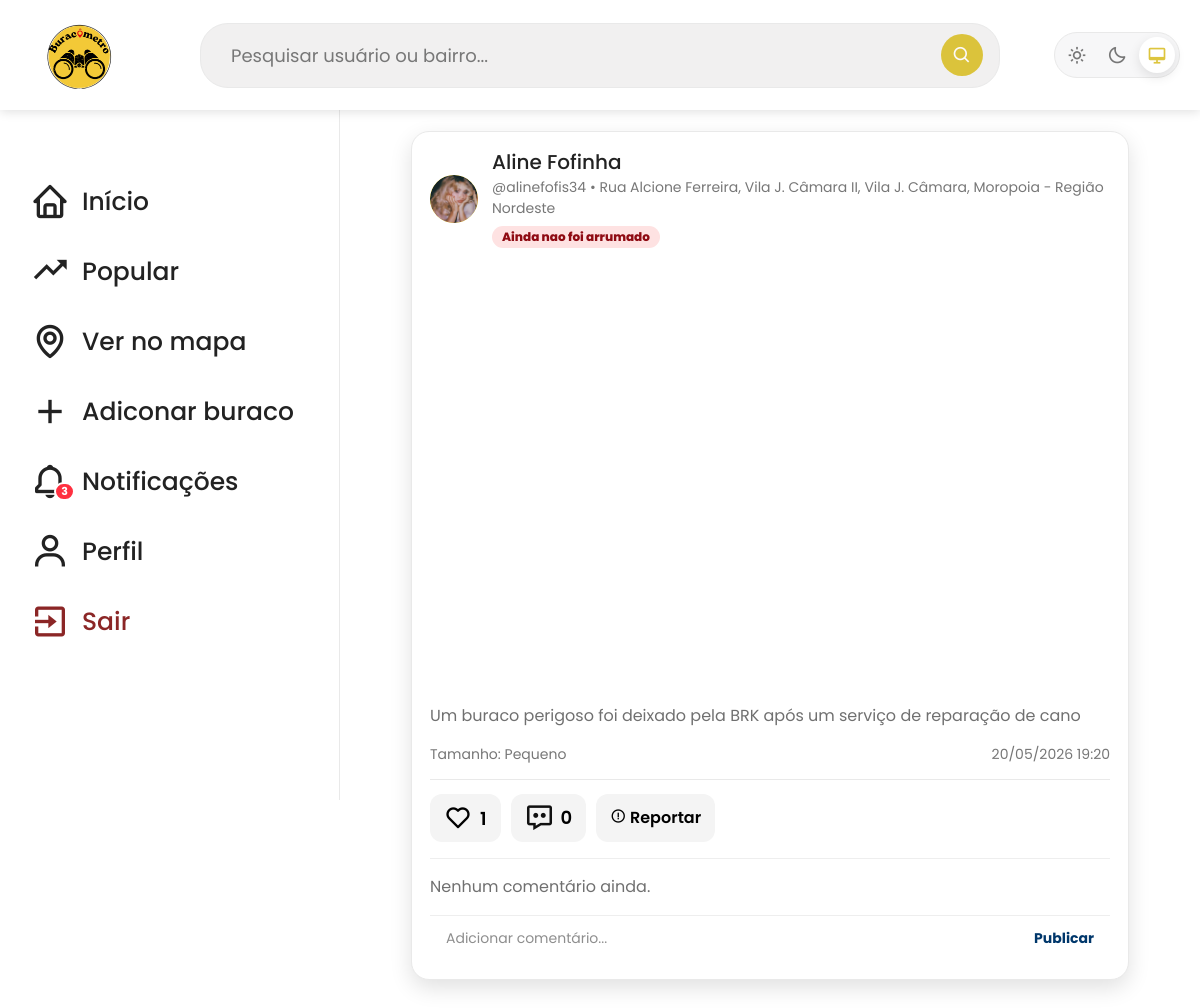
The app's page /buracos/detalhe/23/ (signed in), older data.
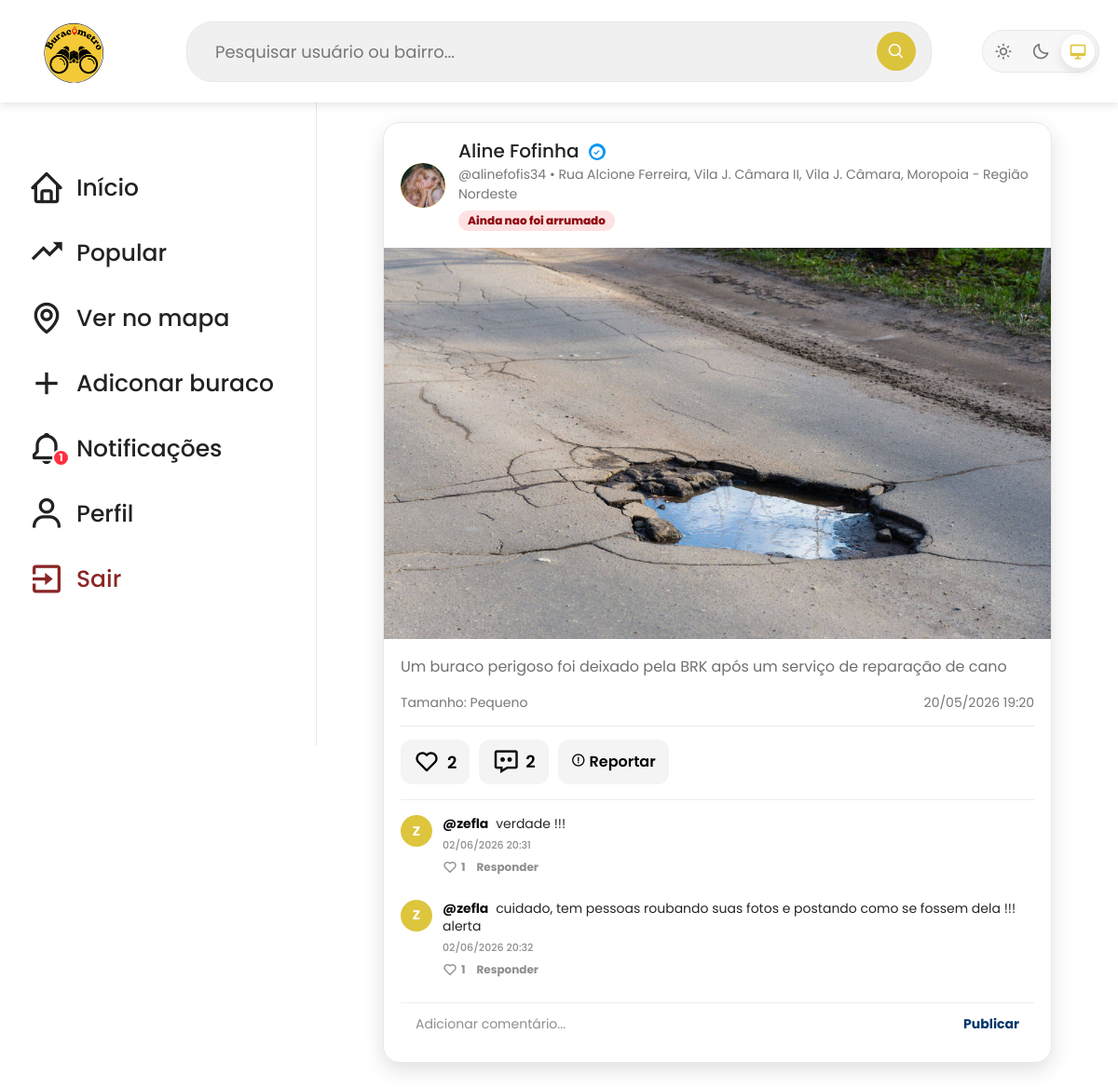
The same page, newer data.
### buracos/models.py (models this page shows, shortened)
class Buraco(models.Model):
    STATUS_NAO_ARRUMADO = "nao_arrumado"
    STATUS_EM_OBRA = "em_obra"
    STATUS_ARRUMADO = "arrumado"
    STATUS_CHOICES = [
        (STATUS_NAO_ARRUMADO, "Ainda nao foi arrumado"),
        (STATUS_EM_OBRA, "Em obra"),
        (STATUS_ARRUMADO, "Ja arrumado"),
    ]
    titulo = models.CharField(max_length=255)
    descricao = models.TextField()
    local = models.CharField(max_length=255)
    endereco = models.CharField(max_length=255)
    url_imagem = models.URLField(blank=True, null=True)
    imagem = models.ImageField(upload_to='buracos/', null=True, blank=True)
    tamanho = models.SmallIntegerField(default=1)
    status = models.CharField(
        max_length=20,
        choices=STATUS_CHOICES,
        default=STATUS_NAO_ARRUMADO
    )
    data_atual = models.DateTimeField(auto_now_add=True)
    created_at = models.DateTimeField(auto_now_add=True)  # Data e hora de criação (preenchido automaticamente)
    updated_at = models.DateTimeField(auto_now=True)  # Data e hora de última atualização (atualizado automaticamente)
    usuario = models.ForeignKey(settings.AUTH_USER_MODEL, on_delete=models.CASCADE, null=True, blank=True)
    @property
    def tamanho_nome(self):
        tamanhos = {
            1: "Pequeno",
            2: "Médio",
            3: "Grande",
            4: "Gigante",
        }
        return tamanhos.get(self.tamanho, "Pequeno")
    @property
    def status_nome(self):
        return dict(self.STATUS_CHOICES).get(self.status, "Ainda nao foi arrumado")
    @property
    def status_classe(self):
        return self.status.replace("_", "-")
    class Meta:
        indexes = [
            models.Index(fields=["-created_at"], name="buraco_created_idx"),
            models.Index(fields=["status", "-created_at"], name="buraco_status_created_idx"),
            models.Index(fields=["usuario", "-created_at"], name="buraco_usuario_created_idx"),
        ]

class Comentario(models.Model):
    usuario = models.ForeignKey(
        settings.AUTH_USER_MODEL,
        on_delete=models.CASCADE
    )
    buraco = models.ForeignKey(
        Buraco,
        on_delete=models.CASCADE,
        related_name="comentarios"
    )
    texto = models.TextField()
    resposta_de = models.ForeignKey(
        "self",
        on_delete=models.CASCADE,
        related_name="respostas",
        null=True,
        blank=True
    )
    created_at = models.DateTimeField(auto_now_add=True)
    class Meta:
        indexes = [
            models.Index(fields=["buraco", "resposta_de", "created_at"], name="coment_buraco_resp_idx"),
        ]

### usuarios/models.py (models this page shows, shortened)
class CustomUser(AbstractUser):
    date_of_birth = models.DateField(null=True, blank=True)
    name = models.CharField(max_length=255, null=True, blank=True)
    foto = models.ImageField(upload_to='perfis/', null=True, blank=True)
    postagens_removidas_por_reporte = models.PositiveIntegerField(default=0)
    objects = UserManager()
    @property
    def verificado(self):
        if self.is_staff or self.is_superuser or self.postagens_removidas_por_reporte > 0:
            return False
        from buracos.models import Buraco
        buracos = Buraco.objects.filter(usuario=self)
        return (
            buracos.count() >= 5
            and buracos.filter(status=Buraco.STATUS_ARRUMADO).exists()
        )

### buracos/views.py (the view)
# urls.py: path('detalhe/<int:id>/', detalheBuracoView, name='detalheBuracoView'),
def detalheBuracoView(request, id):
    buraco = get_object_or_404(Buraco, id=id)
    buraco.curtido = request.user.is_authenticated and Like.objects.filter(
        usuario=request.user,
        buraco=buraco
    ).exists()
    return render(request, 'buracos/detalhe-buraco.html', {
        'buraco': buraco
    })

### paginas/templatetags/cloudinary_images.py (called while the page is built)
def _cloudinary_transform(url, transformation):
    if not url:
        return ""
    url = str(url)
    if "res.cloudinary.com" not in url or "/upload/" not in url:
        return url
    if f"/upload/{transformation}/" in url:
        return url
    return url.replace("/upload/", f"/upload/{transformation}/", 1)

@register.filter
def cloudinary_avatar(url):
    return _cloudinary_transform(url, "f_auto,q_auto,c_fill,g_face,w_160,h_160")

### principal/context_processors.py (called while the page is built)
def notificacoes_nao_lidas(request):
    if not request.user.is_authenticated:
        return {"notificacoes_nao_lidas": 0}
    return {
        "notificacoes_nao_lidas": Notificacao.objects.filter(
            destinatario=request.user,
            lida=False
        ).count()
    }

### buracos/templates/buracos/detalhe-buraco.html (shortened to what this page needs)
{% extends 'principal/principal.html' %}
{% load static cloudinary_images %}
{% block content %}
<div class="feed-container">
    <div class="post-card detalhe-post-card">
        <div class="post-header">
            <div class="avatar">
                {% if buraco.usuario.foto %}
                    <img src="{{ buraco.usuario.foto.url|cloudinary_avatar }}" alt="Foto de perfil">
                {% elif buraco.usuario %}
                    {{ buraco.usuario.username|slice:":1"|upper }}
                {% else %}
                    ?
                {% endif %}
            </div>
            <div>
                {% if buraco.usuario %}
                    <h2>
                        <a href="{% url 'perfilPublicoView' buraco.usuario.username %}">
                            {{ buraco.usuario.name|default:buraco.usuario.username }}
                            {% if buraco.usuario.is_staff or buraco.usuario.is_superuser %}
                                <span class="selo-admin"><i class='bx bxs-badge-check'></i> admin</span>
                            {% elif buraco.usuario.verificado %}
                                <span class="selo-verificado" title="Colaborador verificado"><i class='bx bxs-check-circle'></i></span>
                            {% endif %}
                        </a>
                    </h2>
                    <p>@{{ buraco.usuario.username }} • {{ buraco.endereco }}</p>
                    <span class="status-buraco status-{{ buraco.status_classe }}">{{ buraco.status_nome }}</span>
                {% endif %}
            </div>
        </div>
        {% if buraco.imagem %}
            <img class="post-image" src="{{ buraco.imagem.url|cloudinary_feed }}" alt="Imagem do buraco" loading="lazy" decoding="async">
        {% elif buraco.url_imagem %}
            <img class="post-image" src="{% static 'image-users/' %}{{ buraco.url_imagem }}" alt="Imagem do buraco" loading="lazy" decoding="async">
        {% endif %}
        <div class="post-body">
            <p>{{ buraco.descricao }}</p>
            <div class="post-info">
                <span>Tamanho: {{ buraco.tamanho_nome }}</span>
                <span>{{ buraco.created_at|date:"d/m/Y H:i" }}</span>
            </div>
            <div class="post-actions">
                <button
                    id="btnLikeDetalhe"
                    class="btn-like {% if buraco.curtido %}curtido{% endif %}"
                    data-url="{% url 'curtirBuraco' buraco.id %}">
                    <i class='bx {% if buraco.curtido %}bxs-heart{% else %}bx-heart{% endif %}'></i>
                    <span class="like-count">{{ buraco.likes.count }}</span>
                </button>
                <button type="button" id="btnFocarComentarioDetalhe" class="btn-comentar">
                    <i class="bx bx-message-dots"></i>
                    <span id="contadorComentariosDetalhe">{{ buraco.comentarios.count }}</span>
                </button>
                <button
                    type="button"
                    id="btnReportarDetalhe"
                    class="btn-reportar-feed"
                    data-url="{% url 'reportarBuraco' buraco.id %}">
                    <i class='bx bx-error-circle'></i>
                    <span>Reportar</span>
                </button>
            </div>
            <div id="listaComentariosDetalhe" class="comentarios-detalhe">
                {% for comentario in buraco.comentarios.all %}
                    {% if not comentario.resposta_de %}
                        <div
                            class="comentario-item"
                            data-comentario-id="{{ comentario.id }}"
                            data-username="{{ comentario.usuario.username }}"
                            data-like-url="{% url 'curtirComentario' comentario.id %}"
                            data-delete-url="{% url 'excluirComentario' comentario.id %}">
                            <div class="avatar comentario-avatar">
                                {% if comentario.usuario.foto %}
                                    <img src="{{ comentario.usuario.foto.url|cloudinary_avatar }}" alt="Foto">
                                {% else %}
                                    {{ comentario.usuario.username|slice:":1"|upper }}
                                {% endif %}
                            </div>
                            <div class="comentario-conteudo">
                                <p>
                                    <strong>@{{ comentario.usuario.username }}</strong>
                                    {{ comentario.texto }}
                                </p>
                                <span class="comentario-data">{{ comentario.created_at|date:"d/m/Y H:i" }}</span>
                                <div class="comentario-acoes">
                                    <button type="button" class="btn-curtir-comentario">
                                        <i class='bx bx-heart'></i>
                                        <span>{{ comentario.likes.count }}</span>
                                    </button>
                                    <button type="button" class="btn-responder-comentario">Responder</button>
                                </div>
                            </div>
                        </div>
                    {% endif %}
                {% empty %}
                    <p class="sem-comentarios">Nenhum comentário ainda.</p>
                {% endfor %}
            </div>
            <form id="formComentarioDetalhe" class="form-comentario-post-modal" action="{% url 'comentarBuraco' buraco.id %}" method="post">
                <input type="text" name="comentario" placeholder="Adicionar comentário..." autocomplete="off" required>
                <button type="submit">Publicar</button>
            </form>
        </div>
    </div>
</div>
{% endblock %}

### principal/templates/principal/principal.html (shortened to what this page needs)
{% load static %}
<!DOCTYPE html>
<html lang="pt-br">
<head>
    <link href="https://cdn.jsdelivr.net/npm/bootstrap@5.3.3/dist/css/bootstrap.min.css" rel="stylesheet">
    <link rel="stylesheet" href="https://unpkg.com/leaflet/dist/leaflet.css" />
    <link rel="stylesheet" href="{% static 'css/principal.css' %}">
    <link href='https://unpkg.com/boxicons@2.1.4/css/boxicons.min.css' rel='stylesheet'>
</head>
<body>
    <header>
        <img id="logo" src="{% static 'imgs/logoBura.png' %}" alt="Logo">
        <form class="search-container" action="{% url 'pesquisaView' %}" method="get">
            <input type="text" name="q" placeholder="Pesquisar usuário ou bairro...">
            <button type="submit">
                <i class='bx bx-search'></i>
            </button>
        </form>
        <div class="header-acoes">
            <div class="theme-toggle" aria-label="Escolher tema">
                <button type="button" data-theme-option="light" aria-label="Modo claro" title="Modo claro">
                    <i class='bx bx-sun'></i>
                </button>
                <button type="button" data-theme-option="dark" aria-label="Modo escuro" title="Modo escuro">
                    <i class='bx bx-moon'></i>
                </button>
                <button type="button" data-theme-option="system" aria-label="Tema do sistema" title="Tema do sistema">
                    <i class='bx bx-desktop'></i>
                </button>
            </div>
        </div>
    </header>
    <main>
        <div id="barra-lateral">
            <ul id="lista-botoes">
                <li>
                    <form action="{% url 'inicioView' %}">
                        <button><i class='bx bx-home'></i>
                            <span>Início</span>
                        </button>
                    </form>
                </li>
               <li>
                    <form action="{% url 'popularView' %}">
                        <button><i class='bx bx-trending-up'></i>
                            <span>Popular</span>
                        </button>
                    </form>
               </li>
                <li>
                    <form action="{% url 'verNoMapaView' %}">
                        <button><i class="bx bx-map"></i>
                            <span>Ver no mapa</span>
                        </button>
                    </form>
                </li>
                <li>
                    <form action="{% url 'cadastrarView' %}">
                        <button><i class='bx bx-plus'></i>
                            <span>Adiconar buraco</span>
                        </button>
                    </form>
                </li>
                <li>
                    <form action="{% url 'notificacoesView' %}">
                        <button>
                            <span class="icone-notificacao">
                                <i class='bx bx-bell'></i>
                                {% if notificacoes_nao_lidas %}
                                    <span class="badge-notificacao">{{ notificacoes_nao_lidas }}</span>
                                {% endif %}
                            </span>
                        <span>Notificações</span>
                        </button>
                    </form>
                </li>
                <li>
                    <form action="{% url 'perfilView' %}">
                        <button><i class="bx bx-user"></i>
                            <span>Perfil</span>
                        </button>
                    </form>
                </li>
                <li>
                    <form action="{% url 'deslogar' %}">
                        <button class="sair"><i class="bx bx-exit"></i>
                            <span>Sair</span>
                        </button>
                    </form>
                </li>
            </ul>
        </div>
        <div id="conteudo" class="container">
            {% block content %}{% endblock %}
        </div>
    </main>
</body>
</html>

Row changes from the older to the newer data that the page shows:
computed for Buraco "Um buraco perigoso foi deixado pela BRK após um serviço de reparação de cano": likes.count "1" → "2"; comentarios.count "0" → "2"
added Comentario: usuario.username "Z", usuario.username "zefla", texto "verdade !!!", created_at "02/06/2026 20:31", likes.count "1"
added Comentario: usuario.username "Z", usuario.username "zefla", texto "cuidado, tem pessoas roubando suas fotos e postando como se fossem dela !!! alerta", created_at "02/06/2026 20:32", likes.count "1"
Text that changed along with them:
{{ notificacoes_nao_lidas }}: "3" → "1"
text no longer shown: "Nenhum comentário ainda."
